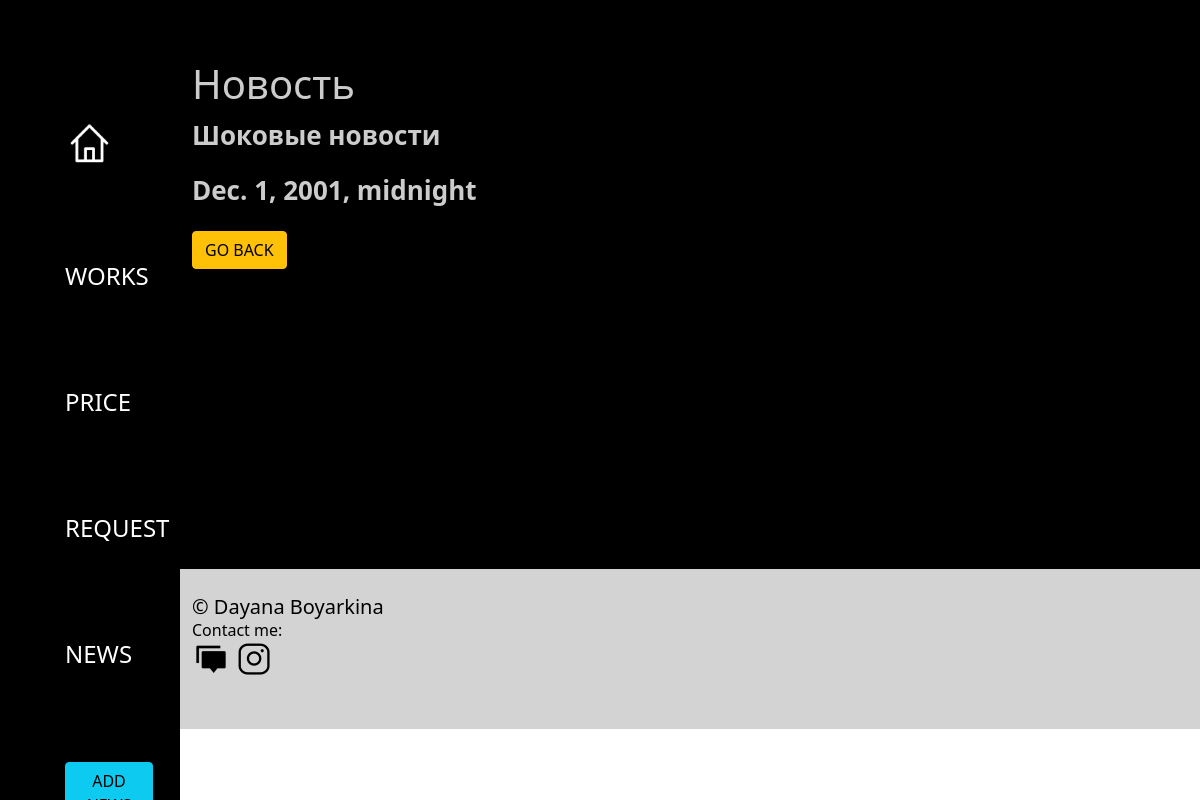
Screenshot of /news/1 with the database file from the repository.
### news/models.py (models this page shows, shortened)
class News(models.Model):
    title = models.CharField("Название", max_length=50)
    anons = models.CharField("Анонс", max_length=250)
    full_text = models.TextField("Статья")
    date = models.DateTimeField("Дата публикации")
    class Meta:
        verbose_name = "Новость"
        verbose_name_plural = "Новости"

### news/views.py (the view)
# urls.py: path("<int:pk>", views.NewsDetailView.as_view(), name="news-detail"),
class NewsDetailView(DetailView):
    model = News
    template_name = "news/details_view.html"
    context_object_name = "article"

### news/templates/news/details_view.html (shortened to what this page needs)
{% extends 'news/layout.html' %}
{% load static %}
    {% block content %}
    <section class="portfolio">
        <div class="container">
            <h1>{{ article.title }}</h1>
            <p>{{ article.full_text }}</p>
            <p> {{ article.date }}</p>
            <a href="{% url 'news_home'%}" class="btn btn-warning">GO BACK</a>
        </div>
    </section>
    {% endblock %}

### news/static/news/css/main.css (style rules this page uses)
html { scroll-behavior: smooth; }
.container { margin-right: auto; padding-left: 15px; padding-right: 15px; font-size: 26px; font-weight: 600; color: #cccccc; }
.portfolio { padding-top: 5%; padding-bottom: 25%; background: rgb(0, 0, 0); background-blend-mode: multiply; width: 85%; height: 130%; float: right; box-shadow: 0px 4px 34px -5px rgba(0, 0, 0, 0.75) inset; }
a { margin-top: 5px; text-decoration: none; padding: 3px; }

### rows the page displays
News: title "Новость", full_text "Шоковые новости", date "Dec. 1, 2001, midnight"
